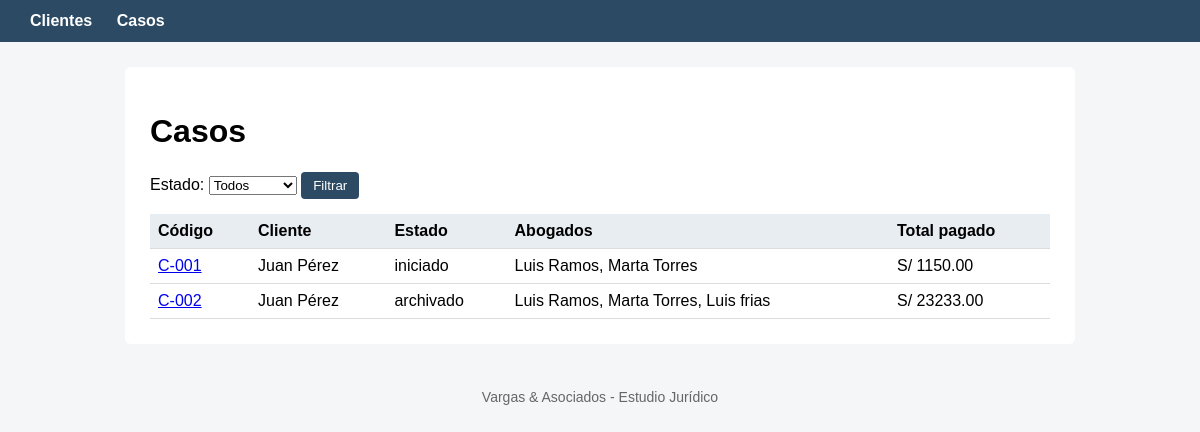
The app's page /casos/ with its own data.
### casos/models.py (models this page shows, shortened)
class Caso(models.Model):
    codigo = models.CharField(max_length=20, unique=True)
    titulo = models.CharField(max_length=200)
    descripcion = models.TextField()
    fecha_inicio = models.DateField()
    cliente = models.ForeignKey(Cliente, on_delete=models.PROTECT, related_name='casos')
    estado = models.ForeignKey(EstadoCaso, on_delete=models.PROTECT, related_name='casos')
    abogados = models.ManyToManyField(PerfilAbogado, related_name='casos')
    def total_pagado(self):
        return self.pagos.aggregate(total=Sum('monto'))['total'] or 0

class Cliente(models.Model):
    nombres = models.CharField(max_length=150)
    documento = models.CharField(max_length=11, unique=True)
    telefono = models.CharField(max_length=15)
    correo = models.EmailField()

class EstadoCaso(models.Model):
    nombre = models.CharField(max_length=50, unique=True)
    permite_pagos = models.BooleanField(default=False)
    def __str__(self):
        return self.nombre

class PerfilAbogado(models.Model):
    usuario = models.OneToOneField(User, on_delete=models.CASCADE, related_name='perfil')
    colegiatura = models.CharField(max_length=20, unique=True)
    especialidad = models.CharField(max_length=100)

### casos/views.py (the view)
# urls.py: path('casos/', views.lista_casos, name='lista_casos'),
def lista_casos(request):
    estado_get = request.GET.get('estado')
    estado_id = estado_get if estado_get is not None else request.COOKIES.get('ultimo_estado', '')
    casos = Caso.objects.select_related('cliente', 'estado').prefetch_related('abogados__usuario')
    if estado_id.isdigit():
        casos = casos.filter(estado_id=estado_id)
    else:
        estado_id = ''
    response = render(request, 'casos/lista_casos.html', {
        'casos': casos,
        'estados': EstadoCaso.objects.all(),
        'estado_id': estado_id,
    })
    if estado_get is not None:
        response.set_cookie('ultimo_estado', estado_id, max_age=60 * 60 * 24 * 30)
    return response

### templates/casos/lista_casos.html (shortened to what this page needs)
{% extends 'casos/base.html' %}
{% block contenido %}
<h1>Casos</h1>
<form method="get">
    <label>Estado:</label>
    <select name="estado">
        <option value="">Todos</option>
    </select>
    <button class="btn" type="submit">Filtrar</button>
</form>
<table>
    <tr>
        <th>Código</th>
        <th>Cliente</th>
        <th>Estado</th>
        <th>Abogados</th>
        <th>Total pagado</th>
    </tr>
    {% for caso in casos %}
    <tr>
        <td><a href="{% url 'casos:detalle_caso' caso.id %}">{{ caso.codigo }}</a></td>
        <td>{{ caso.cliente.nombres }}</td>
        <td>{{ caso.estado }}</td>
        <td>
            {% for a in caso.abogados.all %}
                {{ a.usuario.get_full_name|default:a.usuario.username }}{% if not forloop.last %}, {% endif %}
            {% empty %}
                Sin abogados
            {% endfor %}
        </td>
        <td>S/ {{ caso.total_pagado|floatformat:2 }}</td>
    </tr>
    {% empty %}
    <tr><td colspan="5">No hay casos registrados.</td></tr>
    {% endfor %}
</table>
{% endblock %}

### templates/casos/base.html (style rules this page uses)
body { font-family: Arial, sans-serif; margin: 0; background: #f4f6f8; }
table { width: 100%; border-collapse: collapse; margin-top: 15px; }
th, td { border-bottom: 1px solid #ddd; padding: 8px; text-align: left; }
th { background: #e8edf2; }
.btn { background: #2c4a63; color: white; padding: 6px 12px; text-decoration: none; border: none; border-radius: 4px; cursor: pointer; }

### records on screen
Caso: codigo "C-001", cliente.nombres "Juan Pérez", estado "iniciado", total_pagado "1150.00"
PerfilAbogado: usuario.get_full_name "Luis Ramos"
PerfilAbogado: usuario.get_full_name "Marta Torres"
Caso: codigo "C-002", cliente.nombres "Juan Pérez", estado "archivado", total_pagado "23233.00"
PerfilAbogado: usuario.get_full_name "Luis frias"
